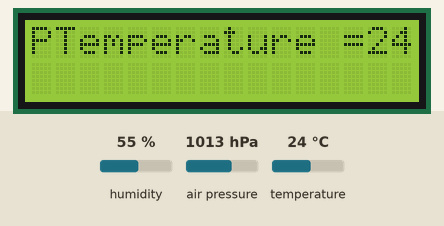
The sketch below on a simulated Arduino Uno, built with avr-gcc and run on an emulated ATmega328P. Parts: 16×2 character LCD. The test bench sets the inputs (shaded band); at power-on: temperature 24 °C, air pressure 1013 hPa, humidity 55 %. What the sketch prints to the serial monitor is not drawn.

Above: at 1.2 s.
1.3 s: temperature set to 12 °C
At 2.5 s:
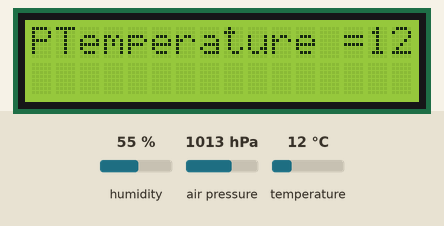
3.6 s: air pressure set to 952 hPa
9.6 s: air pressure set to 1000 hPa
15.6 s: temperature set to 19 °C
At 16.8 s:
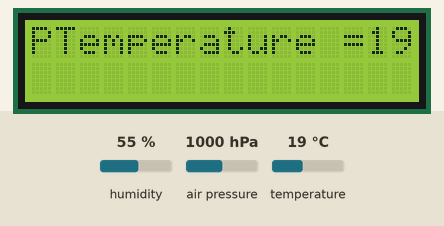
17.8 s: temperature set to 28 °C
At 19.8 s:
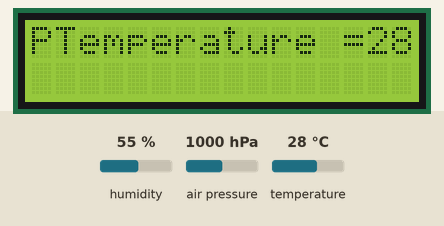
Timing chart, 0 to 21.3 s (numbered marks = the images above; inputs shaded):
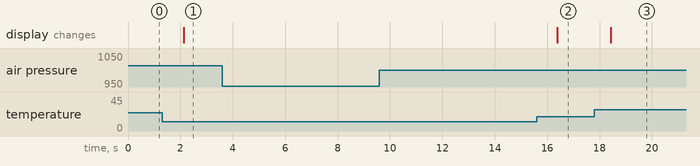

Measured:
- after the input at 1.3 s, the display: changes after 0.83 s (image 1)
- after the input at 15.6 s, the display: changes after 0.79 s (image 2)
- after the input at 17.8 s, the display: changes after 0.63 s (image 3)

The sketch:

Digital_Barometer.ino
```cpp
#include <Adafruit_BMP085.h>
#include <DHT.h>
#include <LiquidCrystal.h>


DHT dht(1, DHT11);
Adafruit_BMP085 bmp;
const int rs = 7, en = 6, d4 = 5, d5 = 4, d6 = 3, d7 = 2;
LiquidCrystal lcd(rs, en, d4, d5, d6, d7);


void setup() {
  Serial.begin(9600);
  dht.begin();
  bmp.begin();
  lcd.begin(16,2);
}

void loop() {
    Serial.print("P =");
    Serial.print(bmp.readSealevelPressure());
    Serial.println("Pa");


    Serial.print("Temperature = ");
    Serial.print(dht.readTemperature());
    Serial.println(" *C");


    lcd.setCursor(0,0);
    lcd.print("P=");
    lcd.print(bmp.readSealevelPressure());
    lcd.print("Pa");
    lcd.setCursor(1,0);
    lcd.print("Temperature =");
    lcd.print(dht.readTemperature());
    lcd.print("C");
}
```
